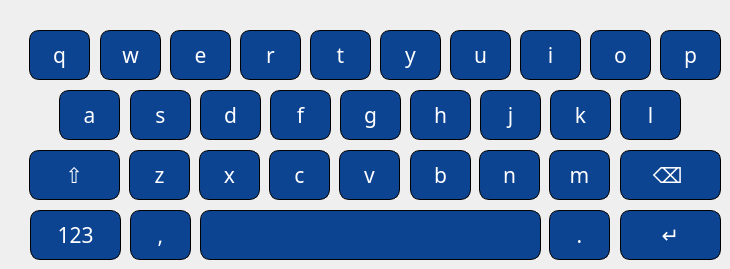
      <widget class="QWidget" name="page_14">
       <property name="styleSheet">
        <string notr="true">QPushButton
{
background-color: rgb(12, 68, 145);
 border: 1px solid black;
     border-radius: 10px;
color: rgb(255, 255, 255);
font-style:bold;
}</string>
       </property>
       <widget class="QPushButton" name="pushButton_13">
        <property name="geometry">
         <rect>
          <x>29</x>
          <y>30</y>
          <width>61</width>
          <height>50</height>
         </rect>
        </property>
        <property name="font">
         <font>
          <family>Sans Serif</family>
          <pointsize>16</pointsize>
          <weight>50</weight>
          <bold>false</bold>
         </font>
        </property>
        <property name="styleSheet">
         <string notr="true">font-style:bold;</string>
        </property>
        <property name="text">
         <string>q</string>
        </property>
       </widget>
       <widget class="QPushButton" name="pushButton_14">
        <property name="geometry">
         <rect>
          <x>100</x>
          <y>30</y>
          <width>61</width>
          <height>50</height>
         </rect>
        </property>
        <property name="font">
         <font>
          <family>Sans Serif</family>
          <pointsize>16</pointsize>
          <weight>50</weight>
          <bold>false</bold>
         </font>
        </property>
        <property name="styleSheet">
         <string notr="true">font-style:bold;</string>
        </property>
        <property name="text">
         <string>w</string>
        </property>
       </widget>
       <widget class="QPushButton" name="pushButton_18">
        <property name="geometry">
         <rect>
          <x>620</x>
          <y>210</y>
          <width>101</width>
          <height>50</height>
         </rect>
        </property>
        <property name="font">
         <font>
          <family>Sans Serif</family>
          <pointsize>16</pointsize>
          <weight>50</weight>
          <bold>false</bold>
         </font>
        </property>
        <property name="styleSheet">
         <string notr="true">font-style:bold;</string>
        </property>
        <property name="text">
         <string>↵</string>
        </property>
       </widget>
       <widget class="QPushButton" name="pushButton_15">
        <property name="geometry">
         <rect>
          <x>170</x>
          <y>30</y>
          <width>61</width>
          <height>50</height>
         </rect>
        </property>
        <property name="font">
         <font>
          <family>Sans Serif</family>
          <pointsize>16</pointsize>
          <weight>50</weight>
          <bold>false</bold>
         </font>
        </property>
        <property name="styleSheet">
         <string notr="true">font-style:bold;</string>
        </property>
        <property name="text">
         <string>e</string>
        </property>
       </widget>
       <widget class="QPushButton" name="pushButton_16">
        <property name="geometry">
         <rect>
          <x>479</x>
          <y>150</y>
          <width>61</width>
          <height>50</height>
         </rect>
        </property>
        <property name="font">
         <font>
          <family>Sans Serif</family>
          <pointsize>16</pointsize>
          <weight>50</weight>
          <bold>false</bold>
         </font>
        </property>
        <property name="styleSheet">
         <string notr="true">font-style:bold;</string>
        </property>
        <property name="text">
         <string>n</string>
        </property>
       </widget>
       <widget class="QPushButton" name="pushButton_19">
        <property name="geometry">
         <rect>
          <x>340</x>
          <y>90</y>
          <width>61</width>
          <height>50</height>
         </rect>
        </property>
        <property name="font">
         <font>
          <family>Sans Serif</family>
          <pointsize>16</pointsize>
          <weight>50</weight>
          <bold>false</bold>
         </font>
        </property>
        <property name="styleSheet">
         <string notr="true">font-style:bold;</string>
        </property>
        <property name="text">
         <string>g</string>
        </property>
       </widget>
       <widget class="QPushButton" name="pushButton_20">
        <property name="geometry">
         <rect>
          <x>480</x>
          <y>90</y>
          <width>61</width>
          <height>50</height>
         </rect>
        </property>
        <property name="font">
         <font>
          <family>Sans Serif</family>
          <pointsize>16</pointsize>
          <weight>50</weight>
          <bold>false</bold>
         </font>
        </property>
        <property name="styleSheet">
         <string notr="true">font-style:bold;</string>
        </property>
        <property name="text">
         <string>j</string>
        </property>
       </widget>
       <widget class="QPushButton" name="pushButton_21">
        <property name="geometry">
         <rect>
          <x>130</x>
          <y>90</y>
          <width>61</width>
          <height>50</height>
         </rect>
        </property>
        <property name="font">
         <font>
          <family>Sans Serif</family>
          <pointsize>16</pointsize>
          <weight>50</weight>
          <bold>false</bold>
         </font>
        </property>
        <property name="styleSheet">
         <string notr="true">font-style:bold;</string>
        </property>
        <property name="text">
         <string>s</string>
        </property>
       </widget>
       <widget class="QPushButton" name="pushButton_22">
        <property name="geometry">
         <rect>
          <x>240</x>
          <y>30</y>
          <width>61</width>
          <height>50</height>
         </rect>
        </property>
        <property name="font">
         <font>
          <family>Sans Serif</family>
          <pointsize>16</pointsize>
          <weight>50</weight>
          <bold>false</bold>
         </font>
        </property>
        <property name="styleSheet">
         <string notr="true">font-style:bold;</string>
        </property>
        <property name="text">
         <string>r</string>
        </property>
       </widget>
       <widget class="QPushButton" name="pushButton_27">
        <property name="geometry">
         <rect>
          <x>59</x>
          <y>90</y>
          <width>61</width>
          <height>50</height>
         </rect>
        </property>
        <property name="font">
         <font>
          <family>Sans Serif</family>
          <pointsize>16</pointsize>
          <weight>50</weight>
          <bold>false</bold>
         </font>
        </property>
        <property name="styleSheet">
         <string notr="true">font-style:bold;</string>
        </property>
        <property name="text">
         <string>a</string>
        </property>
       </widget>
       <widget class="QPushButton" name="pushButton_28">
        <property name="geometry">
         <rect>
          <x>620</x>
          <y>90</y>
          <width>61</width>
          <height>50</height>
         </rect>
        </property>
        <property name="font">
         <font>
          <family>Sans Serif</family>
          <pointsize>16</pointsize>
          <weight>50</weight>
          <bold>false</bold>
         </font>
        </property>
        <property name="styleSheet">
         <string notr="true">font-style:bold;</string>
        </property>
        <property name="text">
         <string>l</string>
        </property>
       </widget>
       <widget class="QPushButton" name="pushButton_29">
        <property name="geometry">
         <rect>
          <x>660</x>
          <y>30</y>
          <width>61</width>
          <height>50</height>
         </rect>
        </property>
        <property name="font">
         <font>
          <family>Sans Serif</family>
          <pointsize>16</pointsize>
          <weight>50</weight>
          <bold>false</bold>
         </font>
        </property>
        <property name="styleSheet">
         <string notr="true">font-style:bold;</string>
        </property>
        <property name="text">
         <string>p</string>
        </property>
       </widget>
       <widget class="QPushButton" name="pushButton_30">
        <property name="geometry">
         <rect>
          <x>550</x>
          <y>90</y>
          <width>61</width>
          <height>50</height>
         </rect>
        </property>
        <property name="font">
         <font>
          <family>Sans Serif</family>
          <pointsize>16</pointsize>
          <weight>50</weight>
          <bold>false</bold>
         </font>
        </property>
        <property name="styleSheet">
         <string notr="true">font-style:bold;</string>
        </property>
        <property name="text">
         <string>k</string>
        </property>
       </widget>
       <widget class="QPushButton" name="pushButton_31">
        <property name="geometry">
         <rect>
          <x>200</x>
          <y>90</y>
          <width>61</width>
          <height>50</height>
         </rect>
        </property>
        <property name="font">
         <font>
          <family>Sans Serif</family>
          <pointsize>16</pointsize>
          <weight>50</weight>
          <bold>false</bold>
         </font>
        </property>
        <property name="styleSheet">
         <string notr="true">font-style:bold;</string>
        </property>
        <property name="text">
         <string>d</string>
        </property>
       </widget>
       <widget class="QPushButton" name="pushButton_32">
        <property name="geometry">
         <rect>
          <x>410</x>
          <y>90</y>
          <width>61</width>
          <height>50</height>
         </rect>
        </property>
        <property name="font">
         <font>
          <family>Sans Serif</family>
          <pointsize>16</pointsize>
          <weight>50</weight>
          <bold>false</bold>
         </font>
        </property>
        <property name="styleSheet">
         <string notr="true">font-style:bold;</string>
        </property>
        <property name="text">
         <string>h</string>
        </property>
       </widget>
       <widget class="QPushButton" name="pushButton_33">
        <property name="geometry">
         <rect>
          <x>590</x>
          <y>30</y>
          <width>61</width>
          <height>50</height>
         </rect>
        </property>
        <property name="font">
         <font>
          <family>Sans Serif</family>
          <pointsize>16</pointsize>
          <weight>50</weight>
          <bold>false</bold>
         </font>
        </property>
        <property name="styleSheet">
         <string notr="true">font-style:bold;</string>
        </property>
        <property name="text">
         <string>o</string>
        </property>
       </widget>
       <widget class="QPushButton" name="pushButton_34">
        <property name="geometry">
         <rect>
          <x>520</x>
          <y>30</y>
          <width>61</width>
          <height>50</height>
         </rect>
        </property>
        <property name="font">
         <font>
          <family>Sans Serif</family>
          <pointsize>16</pointsize>
          <weight>50</weight>
          <bold>false</bold>
         </font>
        </property>
        <property name="styleSheet">
         <string notr="true">font-style:bold;</string>
        </property>
        <property name="text">
         <string>i</string>
        </property>
       </widget>
       <widget class="QPushButton" name="pushButton_35">
        <property name="geometry">
         <rect>
          <x>450</x>
          <y>30</y>
          <width>61</width>
          <height>50</height>
         </rect>
        </property>
        <property name="font">
         <font>
          <family>Sans Serif</family>
          <pointsize>16</pointsize>
          <weight>50</weight>
          <bold>false</bold>
         </font>
        </property>
        <property name="styleSheet">
         <string notr="true">font-style:bold;</string>
        </property>
        <property name="text">
         <string>u</string>
        </property>
       </widget>
       <widget class="QPushButton" name="pushButton_36">
        <property name="geometry">
         <rect>
          <x>380</x>
          <y>30</y>
          <width>61</width>
          <height>50</height>
         </rect>
        </property>
        <property name="font">
         <font>
          <family>Sans Serif</family>
          <pointsize>16</pointsize>
          <weight>50</weight>
          <bold>false</bold>
         </font>
        </property>
        <property name="styleSheet">
         <string notr="true">font-style:bold;</string>
        </property>
        <property name="text">
         <string>y</string>
        </property>
       </widget>
       <widget class="QPushButton" name="pushButton_37">
        <property name="geometry">
         <rect>
          <x>310</x>
          <y>30</y>
          <width>61</width>
          <height>50</height>
         </rect>
        </property>
        <property name="font">
         <font>
          <family>Sans Serif</family>
          <pointsize>16</pointsize>
          <weight>50</weight>
          <bold>false</bold>
         </font>
        </property>
        <property name="styleSheet">
         <string notr="true">font-style:bold;</string>
        </property>
        <property name="text">
         <string>t</string>
        </property>
       </widget>
       <widget class="QPushButton" name="pushButton_38">
        <property name="geometry">
         <rect>
          <x>269</x>
          <y>150</y>
          <width>61</width>
          <height>50</height>
         </rect>
        </property>
        <property name="font">
         <font>
          <family>Sans Serif</family>
          <pointsize>16</pointsize>
          <weight>50</weight>
          <bold>false</bold>
         </font>
        </property>
        <property name="styleSheet">
         <string notr="true">font-style:bold;</string>
        </property>
        <property name="text">
         <string>c</string>
        </property>
       </widget>
       <widget class="QPushButton" name="pushButton_39">
        <property name="geometry">
         <rect>
          <x>199</x>
          <y>150</y>
          <width>61</width>
          <height>50</height>
         </rect>
        </property>
        <property name="font">
         <font>
          <family>Sans Serif</family>
          <pointsize>16</pointsize>
          <weight>50</weight>
          <bold>false</bold>
         </font>
        </property>
        <property name="styleSheet">
         <string notr="true">font-style:bold;</string>
        </property>
        <property name="text">
         <string>x</string>
        </property>
       </widget>
       <widget class="QPushButton" name="pushButton_40">
        <property name="geometry">
         <rect>
          <x>129</x>
          <y>150</y>
          <width>61</width>
          <height>50</height>
         </rect>
        </property>
        <property name="font">
         <font>
          <family>Sans Serif</family>
          <pointsize>16</pointsize>
          <weight>50</weight>
          <bold>false</bold>
         </font>
        </property>
        <property name="styleSheet">
         <string notr="true">font-style:bold;</string>
        </property>
        <property name="text">
         <string>z</string>
        </property>
       </widget>
       <widget class="QPushButton" name="pushButton_41">
        <property name="geometry">
         <rect>
          <x>270</x>
          <y>90</y>
          <width>61</width>
          <height>50</height>
         </rect>
        </property>
        <property name="font">
         <font>
          <family>Sans Serif</family>
          <pointsize>16</pointsize>
          <weight>50</weight>
          <bold>false</bold>
         </font>
        </property>
        <property name="styleSheet">
         <string notr="true">font-style:bold;</string>
        </property>
        <property name="text">
         <string>f</string>
        </property>
       </widget>
       <widget class="QPushButton" name="pushButton_42">
        <property name="geometry">
         <rect>
          <x>339</x>
          <y>150</y>
          <width>61</width>
          <height>50</height>
         </rect>
        </property>
        <property name="font">
         <font>
          <family>Sans Serif</family>
          <pointsize>16</pointsize>
          <weight>50</weight>
          <bold>false</bold>
         </font>
        </property>
        <property name="styleSheet">
         <string notr="true">font-style:bold;</string>
        </property>
        <property name="text">
         <string>v</string>
        </property>
       </widget>
       <widget class="QPushButton" name="pushButton_43">
        <property name="geometry">
         <rect>
          <x>410</x>
          <y>150</y>
          <width>61</width>
          <height>50</height>
         </rect>
        </property>
        <property name="font">
         <font>
          <family>Sans Serif</family>
          <pointsize>16</pointsize>
          <weight>50</weight>
          <bold>false</bold>
         </font>
        </property>
        <property name="styleSheet">
         <string notr="true">font-style:bold;</string>
        </property>
        <property name="text">
         <string>b</string>
        </property>
       </widget>
       <widget class="QPushButton" name="pushButton_44">
        <property name="geometry">
         <rect>
          <x>549</x>
          <y>150</y>
          <width>61</width>
          <height>50</height>
         </rect>
        </property>
        <property name="font">
         <font>
          <family>Sans Serif</family>
          <pointsize>16</pointsize>
          <weight>50</weight>
          <bold>false</bold>
         </font>
        </property>
        <property name="styleSheet">
         <string notr="true">font-style:bold;</string>
        </property>
        <property name="text">
         <string>m</string>
        </property>
       </widget>
       <widget class="QPushButton" name="pushButton_45">
        <property name="geometry">
         <rect>
          <x>620</x>
          <y>150</y>
          <width>101</width>
          <height>50</height>
         </rect>
        </property>
        <property name="font">
         <font>
          <family>Sans Serif</family>
          <pointsize>16</pointsize>
          <weight>50</weight>
          <bold>false</bold>
         </font>
        </property>
        <property name="styleSheet">
         <string notr="true">font-style:bold;</string>
        </property>
        <property name="text">
         <string>⌫ </string>
        </property>
       </widget>
       <widget class="QPushButton" name="pushButton_46">
        <property name="geometry">
         <rect>
          <x>29</x>
          <y>150</y>
          <width>91</width>
          <height>50</height>
         </rect>
        </property>
        <property name="font">
         <font>
          <family>Sans Serif</family>
          <pointsize>16</pointsize>
          <weight>50</weight>
          <bold>false</bold>
         </font>
        </property>
        <property name="styleSheet">
         <string notr="true">font-style:bold;</string>
        </property>
        <property name="text">
         <string>⇧</string>
        </property>
       </widget>
       <widget class="QPushButton" name="pushButton_47">
        <property name="geometry">
         <rect>
          <x>30</x>
          <y>210</y>
          <width>91</width>
          <height>50</height>
         </rect>
        </property>
        <property name="font">
         <font>
          <family>Sans Serif</family>
          <pointsize>16</pointsize>
          <weight>50</weight>
          <bold>false</bold>
         </font>
        </property>
        <property name="styleSheet">
         <string notr="true">font-style:bold;</string>
        </property>
        <property name="text">
         <string>123</string>
        </property>
       </widget>
       <widget class="QPushButton" name="pushButton_48">
        <property name="geometry">
         <rect>
          <x>549</x>
          <y>210</y>
          <width>61</width>
          <height>50</height>
         </rect>
        </property>
        <property name="font">
         <font>
          <family>Sans Serif</family>
          <pointsize>16</pointsize>
          <weight>50</weight>
          <bold>false</bold>
         </font>
        </property>
        <property name="styleSheet">
         <string notr="true">font-style:bold;</string>
        </property>
        <property name="text">
         <string>.</string>
        </property>
       </widget>
       <widget class="QPushButton" name="pushButton_49">
        <property name="geometry">
         <rect>
          <x>130</x>
          <y>210</y>
          <width>61</width>
          <height>50</height>
         </rect>
        </property>
        <property name="font">
         <font>
          <family>Sans Serif</family>
          <pointsize>16</pointsize>
          <weight>50</weight>
          <bold>false</bold>
         </font>
        </property>
        <property name="styleSheet">
         <string notr="true">font-style:bold;</string>
        </property>
        <property name="text">
         <string>,</string>
        </property>
       </widget>
       <widget class="QPushButton" name="pushButton_50">
        <property name="geometry">
         <rect>
          <x>200</x>
          <y>210</y>
          <width>341</width>
          <height>50</height>
         </rect>
        </property>
        <property name="font">
         <font>
          <family>Sans Serif</family>
          <pointsize>16</pointsize>
          <weight>50</weight>
          <bold>false</bold>
         </font>
        </property>
        <property name="styleSheet">
         <string notr="true">font-style:bold;</string>
        </property>
        <property name="text">
         <string/>
        </property>
       </widget>
      </widget>
